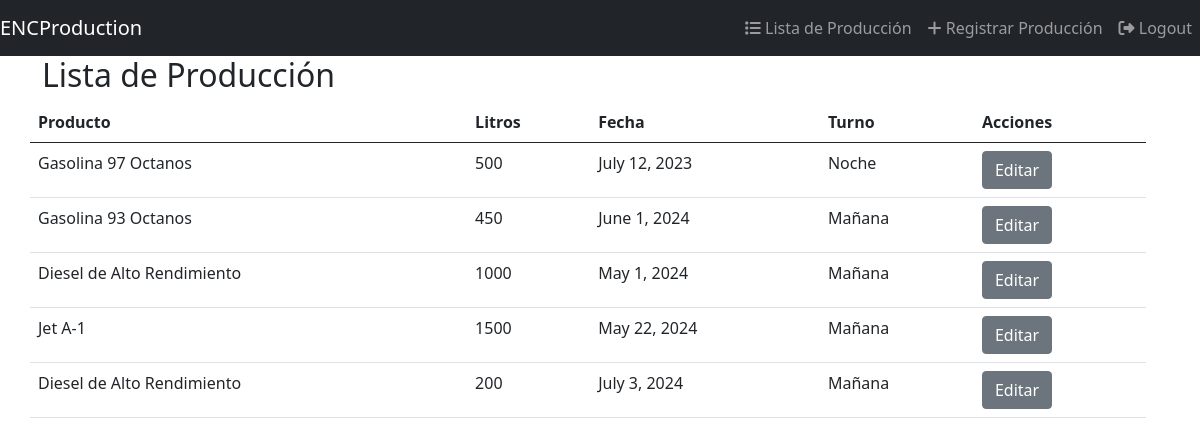
/produccion/ (signed in), run on an earlier commit of the app's database.
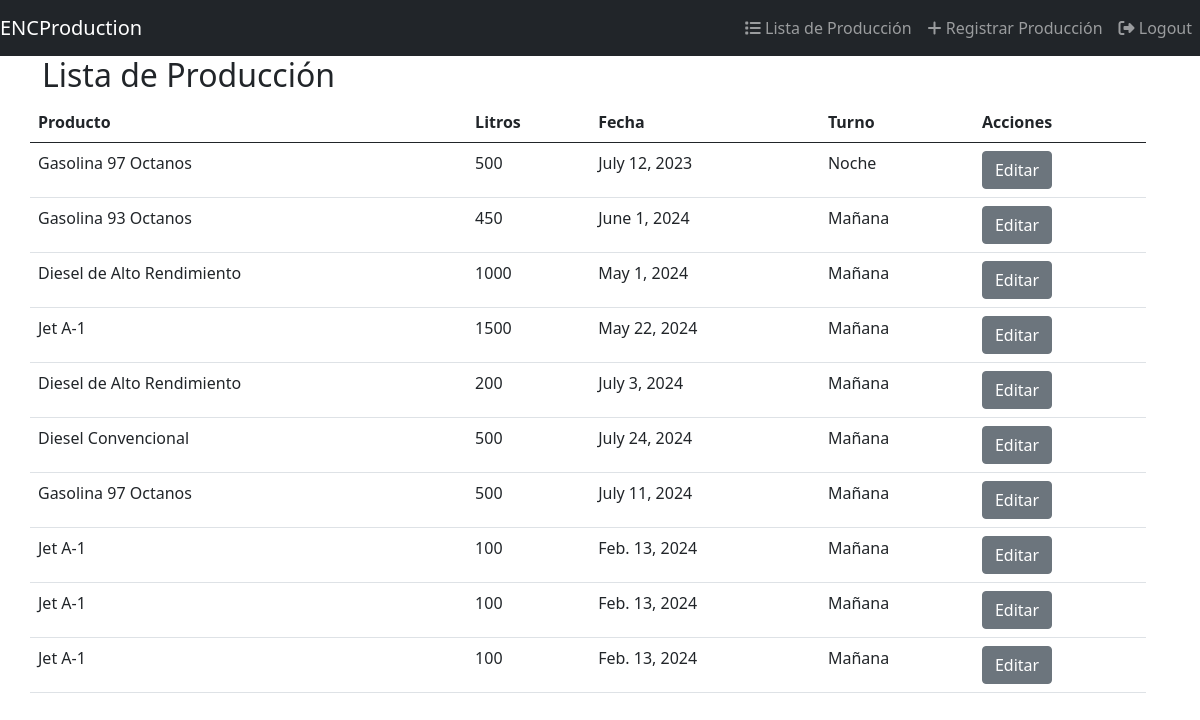
And on a later commit of the database.
### produccion/models.py (models this page shows, shortened)
class RegistroProduccion(models.Model):
    TURNOS = (
        ('AM', 'Mañana'),
        ('PM', 'Tarde'),
        ('MM', 'Noche'),
    )
    producto = models.ForeignKey(Producto, on_delete=models.CASCADE)
    litros = models.PositiveIntegerField()
    fecha = models.DateField()
    turno = models.CharField(max_length=2, choices=TURNOS)
    hora_registro = models.TimeField(auto_now_add=True)
    operador = models.ForeignKey(User, on_delete=models.CASCADE)
    modificado_por = models.ForeignKey(User, on_delete=models.SET_NULL, null=True, blank=True, related_name='modificado_por')
    modificado_en = models.DateTimeField(null=True, blank=True)
    eliminado = models.BooleanField(default=False)

class Producto(models.Model):
    codigo = models.CharField(max_length=3, unique=True)
    nombre = models.CharField(max_length=100)
    planta = models.ForeignKey(Planta, on_delete=models.CASCADE)
    def __str__(self):
        return self.nombre

### produccion/views.py (the view)
# urls.py: path('', views.lista_produccion, name='lista_produccion'),
@login_required
def lista_produccion(request):
    registros = RegistroProduccion.objects.filter(operador=request.user, eliminado=False)
    return render(request, 'produccion/lista_produccion.html', {'registros': registros})

### produccion/templates/produccion/lista_produccion.html
{% extends 'base.html' %}
{% block content %}
<h2>Lista de Producción</h2>
<table class="table">
    <thead>
        <tr>
            <th>Producto</th>
            <th>Litros</th>
            <th>Fecha</th>
            <th>Turno</th>
            <th>Acciones</th>
        </tr>
    </thead>
    <tbody>
        {% for registro in registros %}
        <tr>
            <td>{{ registro.producto }}</td>
            <td>{{ registro.litros }}</td>
            <td>{{ registro.fecha }}</td>
            <td>{{ registro.get_turno_display }}</td>
            <td>
                <a href="{% url 'produccion:editar_produccion' registro.pk %}" class="btn btn-secondary">Editar</a>
            </td>
        </tr>
        {% endfor %}
    </tbody>
</table>
{% endblock %}

What changed in the data, as far as the page shows it:
added RegistroProduccion: producto "Diesel Convencional", litros "500", fecha "July 24, 2024", turno "Mañana"
added RegistroProduccion: producto "Gasolina 97 Octanos", litros "500", fecha "July 11, 2024", turno "Mañana"
added RegistroProduccion: producto "Jet A-1", litros "100", fecha "Feb. 13, 2024", turno "Mañana"
added RegistroProduccion: producto "Jet A-1", litros "100", fecha "Feb. 13, 2024", turno "Mañana"
added RegistroProduccion: producto "Jet A-1", litros "100", fecha "Feb. 13, 2024", turno "Mañana"
